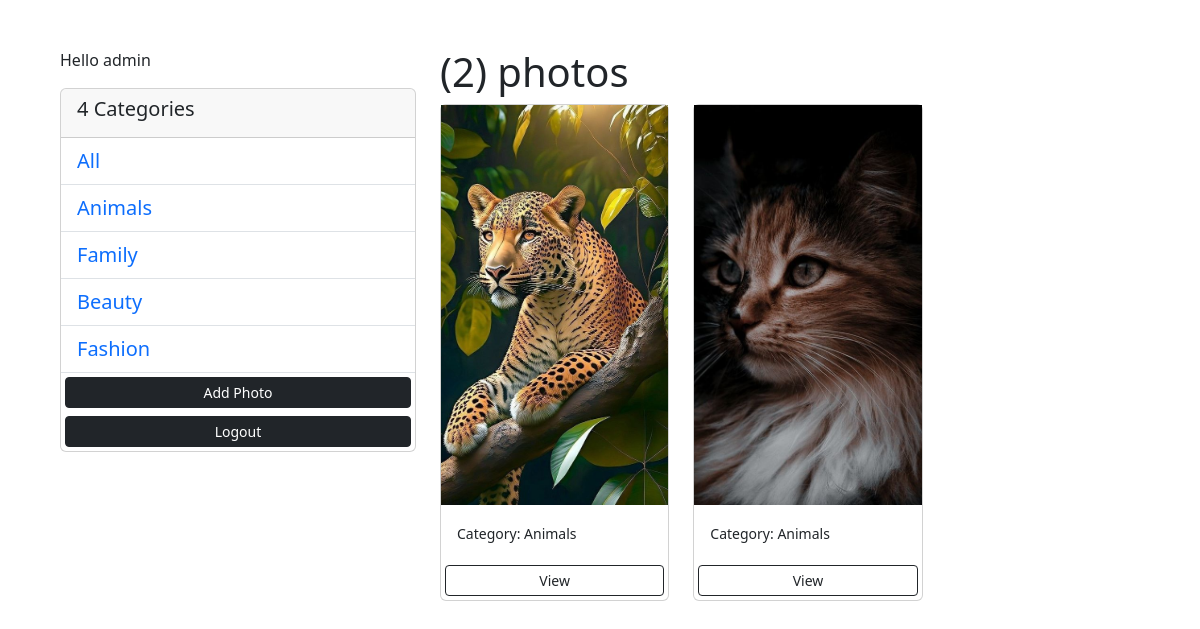
/?category=Animals (signed in), run on the app's committed database.
### myapp/models.py (models this page shows, shortened)
class Category(models.Model):
     user = models.ForeignKey(User, on_delete=models.SET_NULL, null=True, blank=True)
     name = models.CharField(max_length=100,   null=False, blank=False)
     def __str__(self):
          return self.name

class Photo(models.Model):
     category = models.ForeignKey(Category, on_delete=models.SET_NULL, null=True)
     title = models.CharField(max_length=100, null=True, blank=True)
     image = models.ImageField(null=False, blank=False)
     description = models.TextField()
     created=models.DateTimeField(auto_now=True,null=True)
     updated=models.DateTimeField(auto_now=True,null=True)

### myapp/views.py (the view)
# urls.py: path('', views.gallary, name= "gallary"),
@login_required(login_url='login')
def gallary(request):
     user = request.user
     category = request.GET.get('category')
     if category == None:
          photos = Photo.objects.filter(category__user=user)
     else:
          photos = Photo.objects.filter(category__name=category, category__user=user)
     categories = Category.objects.filter(user=user)
     context = {
          'categories':categories,
          'photos':photos
     }
     return render(request, 'photos/gallary.html', context)

### myapp/templates/photos/gallary.html (shortened to what this page needs)
<!DOCTYPE html>
<html lang="en">
  <head>
    <link
      href="https://cdn.jsdelivr.net/npm/bootstrap@5.3.1/dist/css/bootstrap.min.css"
      rel="stylesheet"
    />
  </head>
  <body>
    <div class="container m-5">
      <div class="row">
        <div class="col-md-4">
          {% if request.user.is_authenticated %}
               <p>Hello {{ request.user }}</p>
          {% endif %}
          <div class="card">
            <div class="card-header">
              <h5> {{ categories.count }} Categories</h5>
            </div>
            <ul class="list-group list-group-flush">
              <li class="list-group-item">
                <a href="{% url 'gallary' %}" class="lk">All</a>
              </li>
              {% for category in categories %}
              <li class="list-group-item">
                <a
                  href="{% url 'gallary' %}?category={{category.name}}"
                  class="lk"
                >
                  {{ category.name }}
                </a>
              </li>
              {% endfor %}
              <a
                href="{% url 'addPhoto' %}"
                class="btn btn-block btn-dark btn-sm m-1"
                >Add Photo
              </a>
              <a
                href="{% url 'login' %}"
                class="btn btn-block btn-dark btn-sm m-1"
                >Logout
              </a>
            </ul>
          </div>
        </div>
        <div class="col col-md-8">
          <div class="row">
            <h1>({{ photos.count }}) photos</h1>
            {% for photo in photos %}
            <div class="col-lg-4 col-sm-12 col-md-6">
              <div class="card">
                <img
                  src="{{ photo.image.url }}"
                  class="image-thumbail"
                  alt="..."
                />
                <div class="card-body">
                  <small>Category: {{ photo.category}}</small>
                </div>
                <a
                  href="{% url 'photo' photo.id %}"
                  class="btn btn-outline-dark btn-sm m-1"
                  >View</a
                >
              </div>
            </div>
            {% empty %}
            <h3>There is no any photos....</h3>
            {% endfor %}
          </div>
        </div>
      </div>
    </div>
  </body>
</html>

### myapp/templates/photos/gallary.html (style rules this page uses)
.image-thumbail { height: 400px; object-fit: cover; }
.lk { text-decoration: none; font-size: 20px; }

### data on the page
Category: name "Animals"
Category: name "Family"
Category: name "Beauty"
Category: name "Fashion"
Photo: image (picture), category "Animals"
Photo: image (picture), category "Animals"

### other printed values
{{ request.user }} "admin"
{{ categories.count }} "4"
{{ photos.count }} "2"
